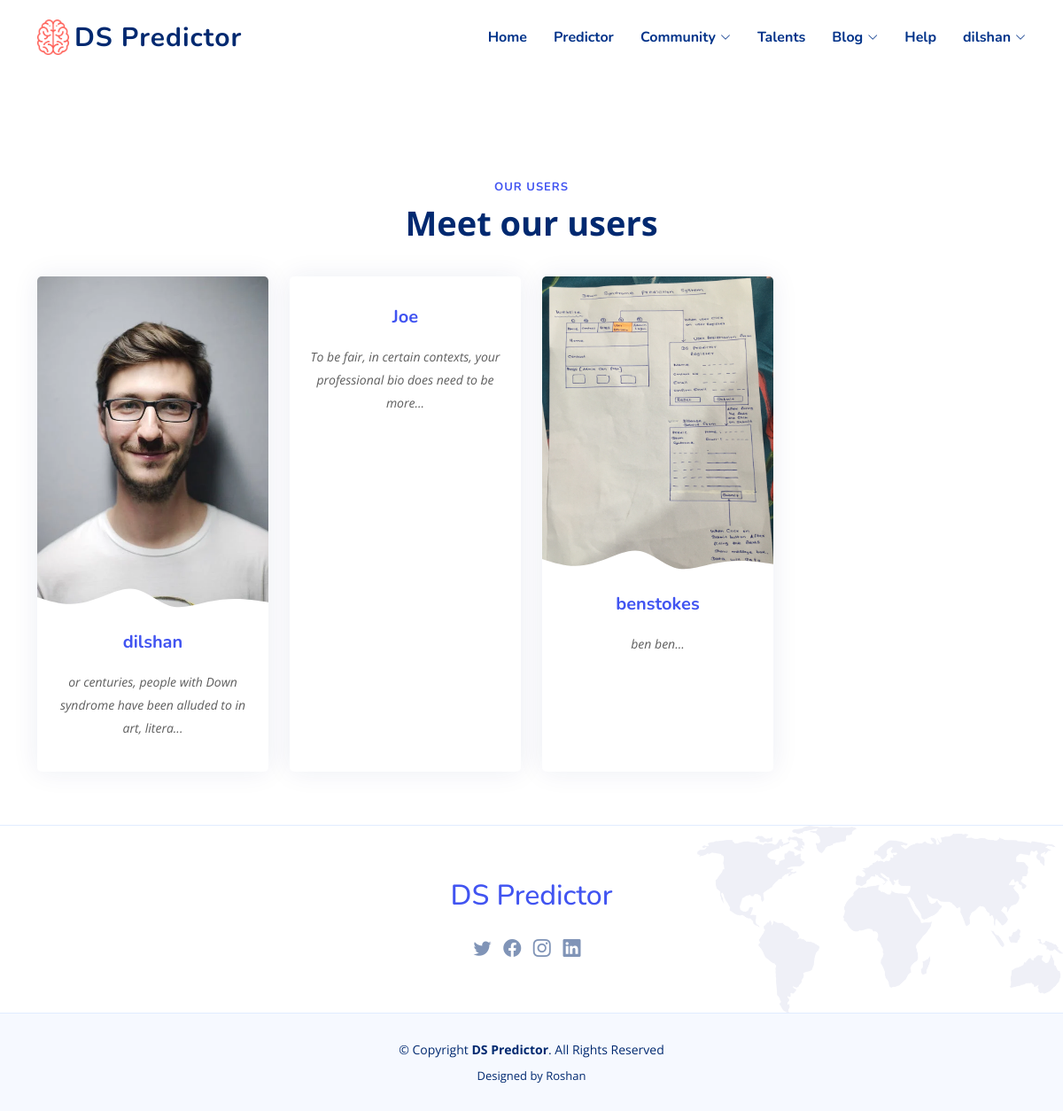
/accounts/patients (signed in), run on the app's committed database.
### accounts/models.py (models this page shows, shortened)
class Patient(models.Model):
    p_id = models.AutoField(primary_key=True)
    user = models.ForeignKey(User,on_delete=models.CASCADE)
    profile_picture = models.ImageField(upload_to='photos/%Y/%m/%d/')
    address = models.CharField(max_length=200,blank=True)
    birth_date = models.DateField(default=datetime.now, blank=True)
    bio = models.TextField(max_length=1000,blank=True)
    email = models.EmailField(max_length=254, unique=True)
    guardian = models.CharField(max_length=150,null=True)
    phone = models.CharField(max_length=12, unique=True)
    is_instuctor = models.BooleanField(default=False)

### accounts/views.py (the view)
# urls.py: path('patients', views.Patients, name='Patients'),
def Patients(request):
  UserProfileObj = Patient.objects.order_by('p_id')
  paginator = Paginator(UserProfileObj, 8)
  page = request.GET.get('page')
  paged_patients = paginator.get_page(page)
  context = {
    'Patients': paged_patients
  }
  return render(request, 'accounts/patients.html', context)

### templates/accounts/patients.html (shortened to what this page needs)
{% extends 'base.html' %}
{% load static %}
{% block content %}
<section id="team" class="team">
  <br>
  <br>
  <br>
  <br>
  <br>
  <br>
  <div class="container" data-aos="fade-up">
    <header class="section-header">
      <h2>Our Users</h2>
      <p>Meet our users</p>
    </header>
    <div class="row gy-4">
      {% if Patients %}
        {% for UserModel in Patients %}
      <div class="col-lg-3 col-md-6 d-flex align-items-stretch" data-aos="fade-up" data-aos-delay="100">
        <div class="member">
          <div class="member-img">
            <img src="{{ UserModel.profile_picture.url }}" class="img-fluid" alt="" href="{% url 'patient' UserModel.pk %}">
          </div>
          <div class="member-info">
            <h4><a href="{% url 'patient' UserModel.pk %}">{{UserModel.user.username}}</a></h4>
            <p>{{UserModel.bio|slice:":75"}}...</p>
          </div>
        </div>
      </div>
      {% endfor %}
    {% else %}
      <div class="col-md-12">
        <p>No Patients Available</p>
      </div>
    {% endif %}
    </div>
  </div>
</section>
{% endblock  %}

### templates/base.html (shortened to what this page needs)
{% load static %}
<!DOCTYPE html>
<html lang="en">
<head>
  <link href="{% static 'assets/vendor/bootstrap/css/bootstrap.min.css' %}" rel="stylesheet">
  <link href="{% static 'assets/vendor/bootstrap-icons/bootstrap-icons.css' %}" rel="stylesheet">
  <link href="{% static 'assets/vendor/aos/aos.css' %}" rel="stylesheet">
  <link href="{% static 'assets/vendor/remixicon/remixicon.css' %}" rel="stylesheet">
  <link href="{% static 'assets/vendor/swiper/swiper-bundle.min.css' %}" rel="stylesheet">
  <link href="{% static 'assets/vendor/glightbox/css/glightbox.min.css' %}" rel="stylesheet">
  <link href="{% static 'assets/css/style.css' %}" rel="stylesheet">
</head>
<body>
  <header id="header" class="header fixed-top">
    <div class="container-fluid container-xl d-flex align-items-center justify-content-between">
      <a href="{% url 'index' %}" class="logo d-flex align-items-center">
        <img src="{% static 'assets/img/logo_new.png' %}" alt="">
        <span>DS Predictor</span>
      </a>
      <nav id="navbar" class="navbar">
        <ul>
          <li><a class="nav-link scrollto " href="{% url 'index' %}">Home</a></li>
          <li><a class="nav-link scrollto" href="#">Predictor</a></li>
          <li class="dropdown"><a href="#"><span>Community</span> <i class="bi bi-chevron-down"></i></a>
          </li>
          <li><a class="nav-link scrollto" href="{% url 'talent' %}">Talents</a></li>
          <li class="dropdown"><a href="#"><span>Blog</span> <i class="bi bi-chevron-down"></i></a>
          </li>
          <li><a class="nav-link scrollto" href="#services">Help</a></li>
          {% if user.is_authenticated %}
          <li class="dropdown"><a href="#"><span>{{ user.username }} {{patient.username}}</span> <i class="bi bi-chevron-down"></i></a>
          </li>
          {% else %}
          <li><a class="getstarted scrollto" href="{% url 'login' %}">Login</a></li>
        {% endif %}
        </ul>
      </nav>
    </div>
  </header>
    {% block content %} {% endblock %}
    <footer id="footer" class="footer">
      <div class="footer-top" align = "center">
        <div class="container ">
          <div class="col-lg-12 col-md-12 footer-info" align = "center">
            <div class="col-lg-12 text-center">
              <h2><a href="#">DS Predictor</a></h2>
            </div>
          </div>
            <div class="col-lg-12 col-md-12 footer-info" align = "center">
              <div class="social-links mt-3">
                <a href="#" class="twitter"><i class="bi bi-twitter"></i></a>
                <a href="#" class="facebook"><i class="bi bi-facebook"></i></a>
                <a href="#" class="instagram"><i class="bi bi-instagram bx bxl-instagram"></i></a>
                <a href="#" class="linkedin"><i class="bi bi-linkedin bx bxl-linkedin"></i></a>
              </div>
            </div>
        </div>
      </div>
      <div class="container">
        <div class="copyright">
          &copy; Copyright <strong><span>DS Predictor</span></strong>. All Rights Reserved
        </div>
        <div class="credits">
          Designed by <a >Roshan</a>
        </div>
      </div>
    </footer>
  </body>

### dspredictor/static/assets/css/style.css (style rules this page uses)
:root { scroll-behavior: smooth; }
body { font-family: "Open Sans", sans-serif; color: #444444; }
a { color: #4154f1; text-decoration: none; }
h1, h2, h3, h4, h5, h6 { font-family: "Nunito", sans-serif; }
section { padding: 60px 0; overflow: hidden; }
.section-header { text-align: center; padding-bottom: 40px; }
.section-header h2 { font-size: 13px; letter-spacing: 1px; font-weight: 700; margin: 0; color: #4154f1; text-transform: uppercase; }
.section-header p { margin: 10px 0 0 0; padding: 0; font-size: 38px; line-height: 42px; font-weight: 700; color: #012970; }
.header { transition: all 0.5s; z-index: 997; padding: 20px 0; }
.header .logo { line-height: 0; }
.header .logo img { max-height: 40px; margin-right: 6px; }
.header .logo span { font-size: 30px; font-weight: 700; letter-spacing: 1px; color: #012970; font-family: "Nunito", sans-serif; margin-top: 3px; }
.navbar { padding: 0; }
.navbar ul { margin: 0; padding: 0; display: flex; list-style: none; align-items: center; }
.navbar li { position: relative; }
.navbar a { display: flex; align-items: center; justify-content: space-between; padding: 10px 0 10px 30px; font-family: "Nunito", sans-serif; font-size: 16px; font-weight: 700; color: #013289; white-space: nowrap; transition: 0.3s; }
.navbar a i { font-size: 12px; line-height: 0; margin-left: 5px; }
.team { background: #fff; padding: 60px 0; }
.team .member { overflow: hidden; text-align: center; border-radius: 5px; background: #fff; box-shadow: 0px 0 30px rgba(1, 41, 112, 0.08); transition: 0.3s; }
.team .member .member-img { position: relative; overflow: hidden; }
.team .member .member-img:after { position: absolute; content: ""; left: 0; bottom: 0; height: 100%; width: 100%; background: url(../img/team-shape.svg) no-repeat center bottom; background-size: contain; z-index: 1; }
.team .member .member-info { padding: 10px 15px 20px 15px; }
.team .member .member-info h4 { font-weight: 700; margin-bottom: 5px; font-size: 20px; color: #012970; }
.team .member .member-info p { font-style: italic; font-size: 14px; padding-top: 15px; line-height: 26px; color: #5e5e5e; }
.footer { background: #f6f9ff; padding: 0 0 30px 0; font-size: 14px; }
.footer .footer-top { background: white url(../img/footer-bg.png) no-repeat right top; background-size: contain; border-top: 1px solid #e1ecff; border-bottom: 1px solid #e1ecff; padding: 60px 0 30px 0; }
.footer .footer-top .footer-info { margin-bottom: 30px; }
.footer .footer-top .social-links a { font-size: 20px; display: inline-block; color: rgba(1, 41, 112, 0.5); line-height: 0; margin-right: 10px; transition: 0.3s; }
.footer .copyright { text-align: center; padding-top: 30px; color: #012970; }
.footer .credits { padding-top: 10px; text-align: center; font-size: 13px; color: #012970; }

### data on the page
Patient: profile_picture (picture), user.username "dilshan", bio "or centuries, people with Down syndrome have been alluded to in art, litera"
Patient: user.username "Joe", bio "To be fair, in certain contexts, your professional bio does need to be more"
Patient: profile_picture (picture), user.username "benstokes", bio "ben ben"

### other printed values
{{ user.username }} "dilshan"
